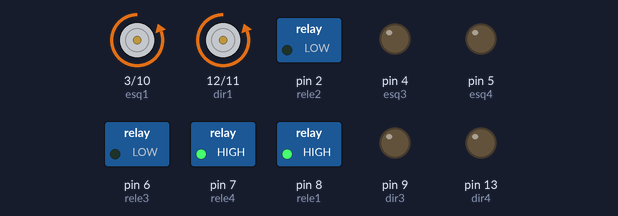
Recording of a sketch running on a simulated Arduino Uno, built with avr-gcc and run on an emulated ATmega328P. Parts: motor-driver pin pairs drawn as motors (green arrow = first pin HIGH = forward, orange = second pin HIGH = backward, longer = more drive), switched loads named in the sketch (green lamp = pin HIGH), output pins drawn as LEDs (lit = HIGH).

Above: at 20.2 s.
At 20.6 s:
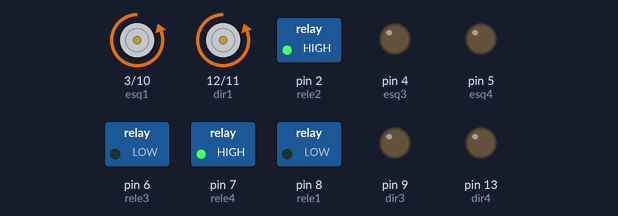
At 20.9 s:
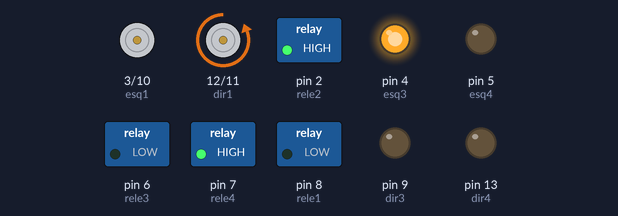
At 21.4 s:
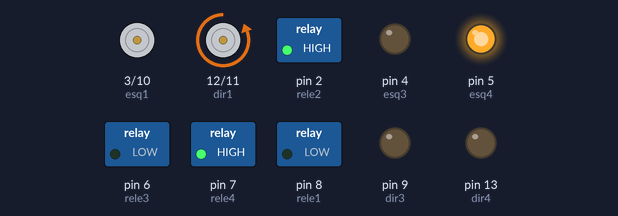
At 21.8 s:
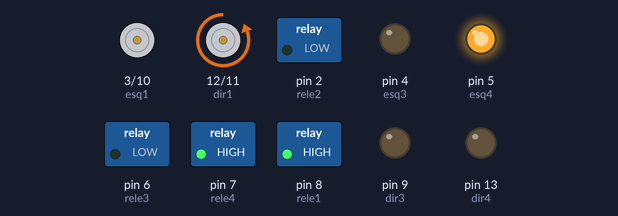
At 22.1 s:
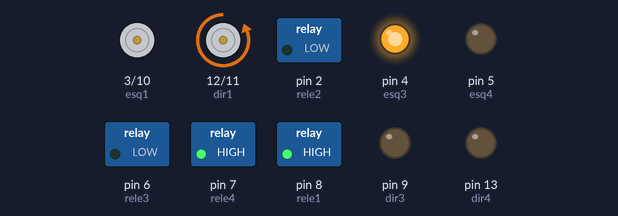
Timing chart, 0 to 23.0 s (numbered marks = the images above):
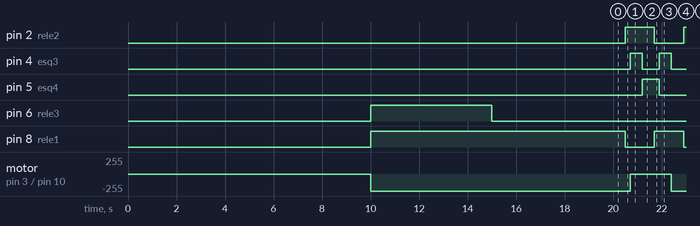

The sketch:

garra_direita_TESTE_PNEUMATICO.ino
```cpp
const int Espera_Posicionamento=500; //tempo para a garra chegar a posição (duração do movimento)
const int Espera_Garra=200; //tempo para a garra abrir ou fechar (duração do movimento)

int rele1 = 8;
int rele2 = 2;
int rele3 = 6;
int rele4 = 7;
int esq1 = 3;
int esq2 = 10;
int esq3 = 4;
int esq4 = 5;
int dir1 = 12;
int dir2 = 11;
int dir3 = 9;
int dir4 = 13;

// the setup routine runs once when you press reset:
void setup() {
  // initialize the digital pin as an output.
  pinMode(rele1, OUTPUT);
  pinMode(rele2, OUTPUT);
  pinMode(rele3, OUTPUT);
  pinMode(rele4, OUTPUT);
  pinMode(esq1, OUTPUT);
  pinMode(esq2, OUTPUT);
  pinMode(esq3, OUTPUT);
  pinMode(esq4, OUTPUT);
  pinMode(dir1, OUTPUT);
  pinMode(dir2, OUTPUT);
  pinMode(dir3, OUTPUT);
  pinMode(dir4, OUTPUT);

  delay(10000);
  //PARA O TESTE 3
  garraEsq_abre();

  garraDir_pos_2();
  garraEsq_pos_2();

  garraDir_abre();
  delay(5000);
  garraDir_fecha();
  delay(5000);

}

void loop() {

   //TESTE1
//  garraEsq_abre();
//  garraDir_abre();
//  delay(Espera_Garra);
//
//  garraEsq_fecha();
//  garraDir_fecha();
//  delay(Espera_Garra);
  //TESTE2
//  garraEsq_pos_2();
//  garraDir_pos_2();
//  delay(Espera_Posicionamento);
//
//  garraEsq_abre();
//  garraDir_abre();
//  delay(Espera_Garra);
//
//  garraEsq_pos_3();
//  garraDir_pos_3();
//  delay(Espera_Posicionamento);
//
//  garraEsq_fecha();
//  garraDir_fecha();
//  delay(Espera_Garra);
//
//  garraEsq_pos_4();
//  garraDir_pos_4();
//  delay(Espera_Posicionamento);
//
//  garraEsq_abre();
//  garraDir_abre();
//  delay(Espera_Garra);
//
//  garraEsq_pos_3();
//  garraDir_pos_3();
//  delay(Espera_Posicionamento);
//
//  garraEsq_fecha();
//  garraDir_fecha();
//  delay(Espera_Garra);

  //TESTE3
  garraEsq_pos_2();
  delay(Espera_Posicionamento);

  garraEsq_fecha();
  delay(Espera_Garra);

  garraEsq_pos_3();
  delay(Espera_Posicionamento);

  garraEsq_pos_4();
  delay(Espera_Posicionamento);

  garraEsq_abre();
  delay(Espera_Garra);

  garraEsq_pos_3();
  delay(Espera_Posicionamento);
}

  void garraEsq_fecha() //abre a garra esquerda
  {
    digitalWrite(rele1, LOW);
    digitalWrite(rele2, HIGH);
  }
  void garraDir_fecha() //abre a garra direita
  {
    digitalWrite(rele3, LOW);
    digitalWrite(rele4, HIGH);
  }
  void garraEsq_abre() //fecha a garra esquerda
  {
    digitalWrite(rele1, HIGH);
    digitalWrite(rele2, LOW);
  }
  void garraDir_abre() //fecha a garra direita
  {
    digitalWrite(rele3, HIGH);
    digitalWrite(rele4, LOW);
  }

  //PARA TODOS OS MOVIMENTOS DOS SERVOS:
  //PRIMEIRO ZERA AS POSIÇÕES INVALIDAS PARA DEPOIS SETAR A POSIÇÃO VALIDA
  void garraEsq_pos_1()
  {
    digitalWrite(esq2, LOW);
    digitalWrite(esq3, LOW);
    digitalWrite(esq4, LOW);
    digitalWrite(esq1, HIGH);
  }
  void garraEsq_pos_2()
  {
    digitalWrite(esq1, LOW);
    digitalWrite(esq3, LOW);
    digitalWrite(esq4, LOW);
    digitalWrite(esq2, HIGH);
  }
  void garraEsq_pos_3()
  {
    digitalWrite(esq1, LOW);
    digitalWrite(esq2, LOW);
    digitalWrite(esq4, LOW);
    digitalWrite(esq3, HIGH);
  }
  void garraEsq_pos_4()
  {
    digitalWrite(esq1, LOW);
    digitalWrite(esq2, LOW);
    digitalWrite(esq3, LOW);
    digitalWrite(esq4, HIGH);
  }
  void garraDir_pos_1()
  {
    digitalWrite(dir2, LOW);
    digitalWrite(dir3, LOW);
    digitalWrite(dir4, LOW);
    digitalWrite(dir1, HIGH);
  }
  void garraDir_pos_2()
  {
    digitalWrite(dir1, LOW);
    digitalWrite(dir3, LOW);
    digitalWrite(dir4, LOW);
    digitalWrite(dir2, HIGH);
  }
  void garraDir_pos_3()
  {
    digitalWrite(dir1, LOW);
    digitalWrite(dir2, LOW);
    digitalWrite(dir4, LOW);
    digitalWrite(dir3, HIGH);
  }
  void garraDir_pos_4()
  {
    digitalWrite(dir1, LOW);
    digitalWrite(dir2, LOW);
    digitalWrite(dir3, LOW);
    digitalWrite(dir4, HIGH);
  }
```

Measured:
- by itself, pin 2 (rele2), pin 8 (rele1): alternates HIGH for 1.2 s and LOW for 1.2 s
- by itself, pin 4 (esq3): alternates HIGH for 0.50 s and LOW for 0.70 s
- by itself, pin 5 (esq4): alternates HIGH for 0.70 s and LOW for 1.7 s
- by itself, motor on pin 3 (esq1) / pin 10 (esq2): repeats every 2.4 s: stopped 1.7 s, backward 255/255 0.70 s
